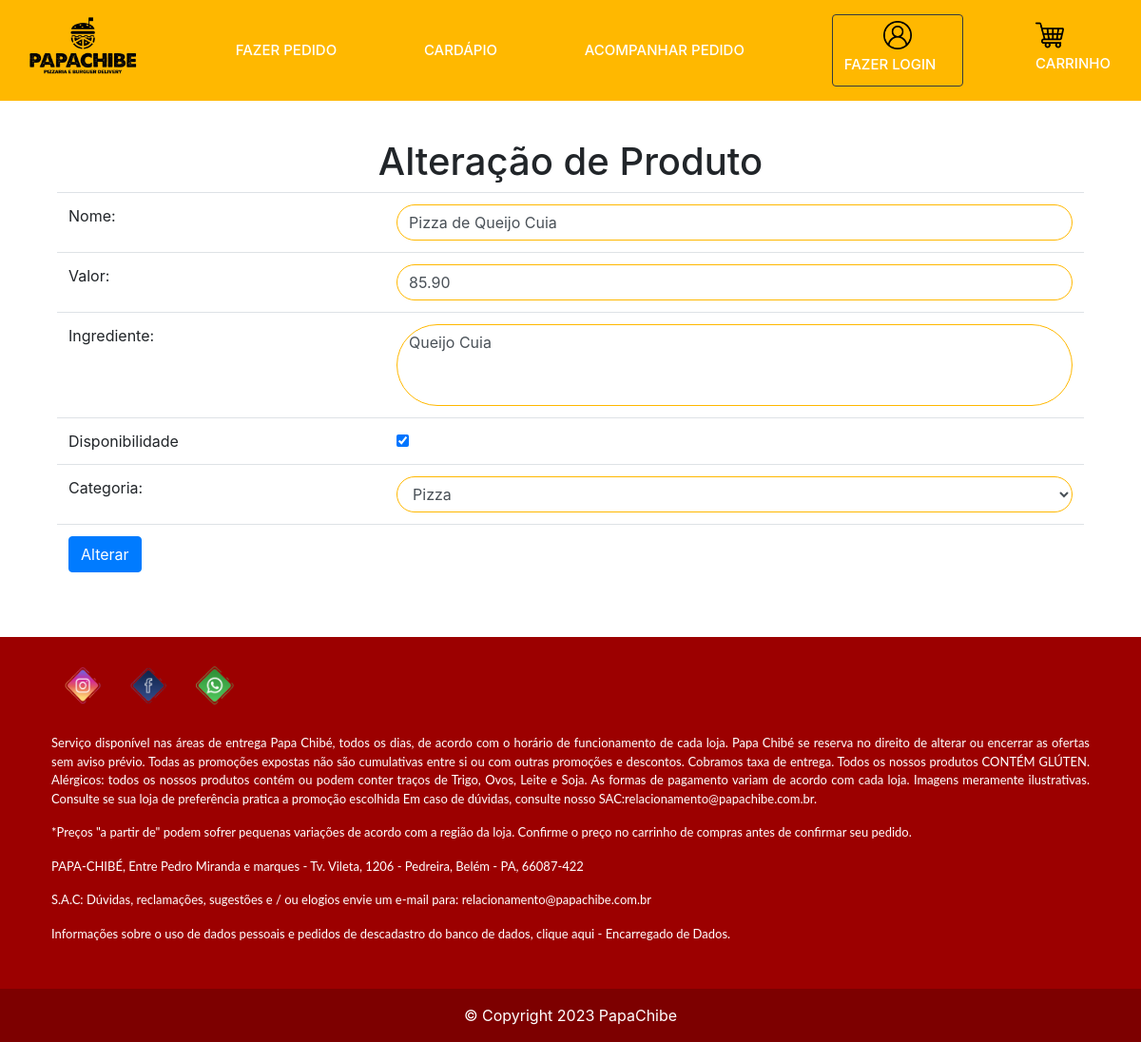
Screenshot of /produtoAlteraFormulario.php?cdproduto=3 with the database file from the repository.
### tables this page shows
create table tb_produto
(
	cdproduto int auto_increment primary key,
    nome varchar(100) not null,
    ingrediente varchar(120) not null,
    valor decimal(4,2) not null,
    categoriaid int,
    disponibilidade boolean default false not null
);

### bancoProduto.php (called while the page is built, shortened)
<?php
function buscaProduto($conexao, $cdproduto)
{
	$query = "select * from tb_produto where cdproduto={$cdproduto}";
	$resultado = mysqli_query($conexao, $query);
	$produto = mysqli_fetch_assoc($resultado);
	return $produto;
}

### bancoCategoria.php (called while the page is built, shortened)
<?php
function listaCategorias($conexao)
{
	$categorias = array();
	$query = "select * from tb_categoria;";
	$resultado = mysqli_query($conexao, $query);
	while ($categoria = mysqli_fetch_assoc($resultado)) {
		array_push($categorias, $categoria);
	}
	return $categorias;
}

### produtoAlteraFormulario.php (the view, shortened to what this page needs)
<?php
include("navBar.php");
include("conexao.php");
include("bancoCategoria.php");
include("bancoProduto.php");
$categorias = listaCategorias($conexao);
$cdproduto = $_GET['cdproduto'];
$produto = buscaProduto($conexao, $cdproduto);
$disponibilidade = $produto['disponibilidade'] ? "checked='checked'" : "";
?>
<h1>Alteração de Produto</h1>
<form action="logicaAlteraProduto.php" method="post">
	<table class="table">
		<tr>
			<td>Nome: </td>
			<td><input class="form-control" type="text" name="nome" value="<?= $produto['nome'] ?>"></td>
		</tr>
		<tr>
			<td>Valor: </td>
			<td><input class="form-control" type="number" name="valor" step="0.01" value="<?= $produto['valor'] ?>"></td>
		</tr>
		<tr>
			<td>Ingrediente: </td>
			<td><textarea class="form-control" name="ingrediente" rows="3"
					style="resize: none;"><?= $produto['ingrediente'] ?></textarea></td>
		</tr>
		<tr>
			<td>Disponibilidade</td>
			<td>
				<input type="checkbox" name="disponibilidade" <?= $disponibilidade ?> value="true">
			</td>
		</tr>
		<tr>
			<td>Categoria: </td>
			<td>
				<select name="categoriaid" class="form-control">
					<?php foreach ($categorias as $categoria) {
						$ehACategoriaSelecionada = $produto['categoriaid'] == $categoria['cdcategoria'];
						$selecao = $ehACategoriaSelecionada ? "selected='selected'" : "";
						?>
						<option value="<?= $categoria['cdcategoria'] ?>" <?= $selecao ?>>
							<?= $categoria['nome'] ?>
						</option>
						<?php
					}
					?>
				</select>
			</td>
		</tr>
		<tr>
			<td colspan="2"><button class="btn btn-primary" type="submit">Alterar</button></td>
		</tr>
	</table>
</form>
<?php include("rodape.php") ?>

### navBar.php (style rules this page uses)
body { background-image: url('img/background.png'); }
.form-control { border-radius: 50px; border-color: #FFB800; }
table { text-align: left; }

### rows the page displays
tb_produto: nome "Pizza de Queijo Cuia", valor "85.90", ingrediente "Queijo Cuia"

### other values shown
form field categoriaid "Pizza"
